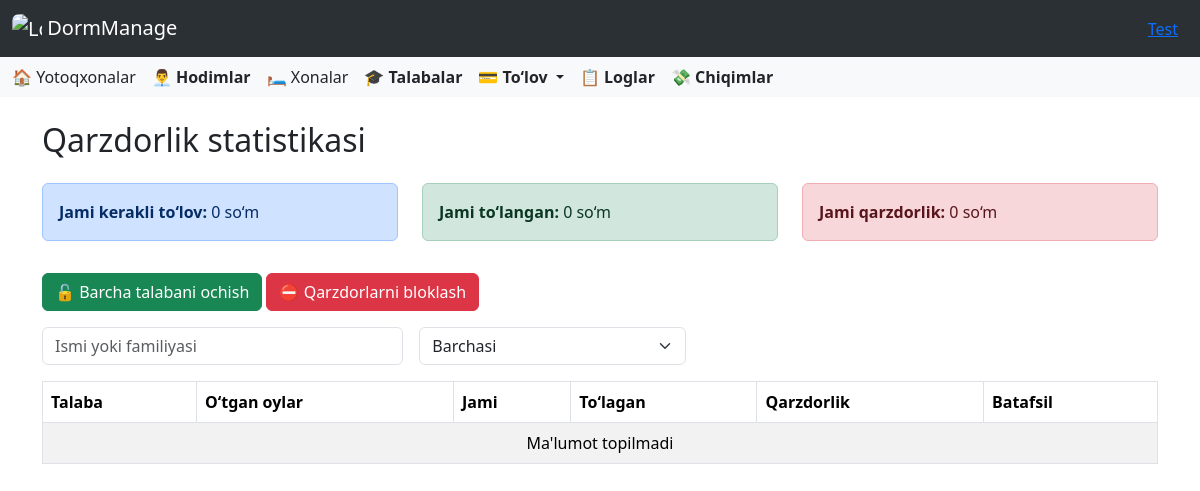
Page /payment/statistics/ (signed in) on the earlier database version.
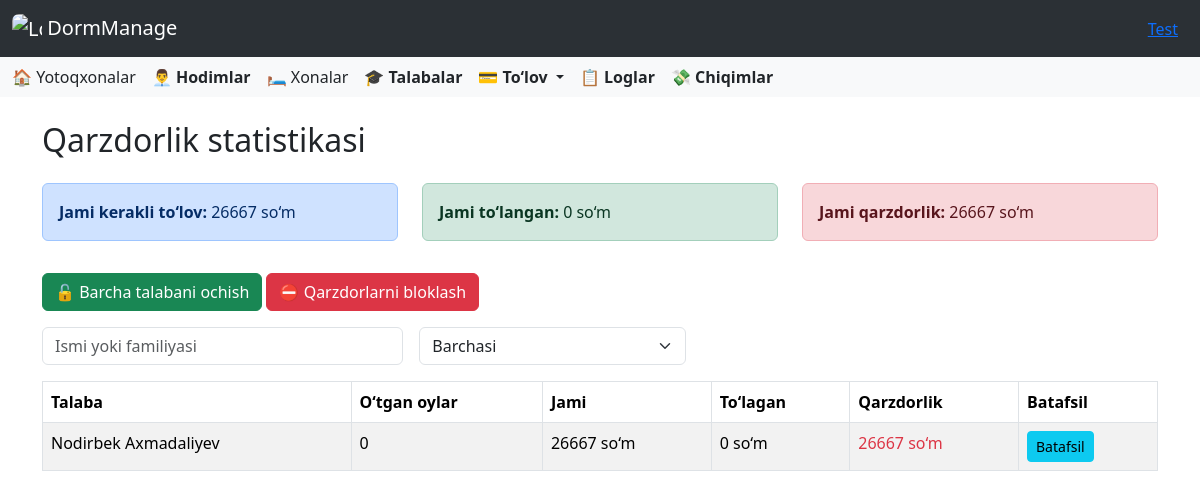
Same page on the later database version.
### accounts/models.py (models this page shows, shortened)
class CustomUser(AbstractUser):
    ROLE_CHOICES = [
        ('director', 'Direktor'),
        ('employee', 'Xodim'),
    ]
    role = models.CharField(
        max_length=10,
        choices=ROLE_CHOICES,
        default='other',
        verbose_name='Lavozim'
    )
    work_start = models.TimeField(
        verbose_name='Ish boshlanish vaqti',
        null=True,
        blank=True
    )
    work_end = models.TimeField(
        verbose_name='Ish tugash vaqti',
        null=True,
        blank=True
    )
    phone_number = models.CharField(
        max_length=20,
        blank=True,
        verbose_name='Telefon raqami'
    )
    hire_date = models.CharField(
        max_length=10,
        null=True,
        blank=True,
        verbose_name='Ishga qabul qilingan sana'
    )
    photo = models.ImageField(
        upload_to=staff_photo_upload_path,
        blank=False,
        null=False,
        verbose_name='Hodim surati'
    )
    salary = models.PositiveIntegerField(
        verbose_name='Maosh',
        null=True,
        blank=True,
        help_text="Hodimning maoshi (so'mda)"
    )
    is_in_dormitory = models.BooleanField(default=False)

### student/models.py (models this page shows, shortened)
class Student(models.Model):
    dormitory = models.ForeignKey(Dormitory, models.CASCADE, related_name='students')
    first_name = models.CharField(max_length=50)
    last_name = models.CharField(max_length=50)
    faculty = models.CharField(max_length=100)
    room = models.ForeignKey(Room, on_delete=models.SET_NULL, null=True, blank=True, related_name='students')
    phone_number = models.CharField(max_length=20)
    is_in_dormitory = models.BooleanField(default=True)
    parent_full_name = models.CharField(max_length=100)
    parent_login = models.CharField(max_length=150, unique=True, editable=False)
    parent_password = models.CharField(max_length=20, editable=True)
    image = models.ImageField(upload_to=student_image_upload_to, null=True, blank=True)
    contract_number = models.CharField(max_length=50, null=True, blank=True)
    contract_date = models.DateField(null=True, blank=True)
    arrival_time = models.DateField(null=True, blank=True)
    checkout_time = models.DateField(null=True, blank=True)
    total_payment = models.PositiveIntegerField(null=True, blank=True, default=0)
    blocked = models.BooleanField(default=False)

### payment/views.py (the view, shortened to what this page needs)
# urls.py: path('statistics/', DebtStatisticsView.as_view(), name='debt_statistics'),
class DebtStatisticsView(ListView):
    model = Student
    template_name = 'payment/statistics.html'
    context_object_name = 'students'
    def get(self, request, *args, **kwargs):
        self.object_list = self.get_queryset()
        context = self.get_context_data()
        if request.headers.get('x-requested-with') == 'XMLHttpRequest':
            html = render_to_string("payment/statistics.html", context, request=request)
            return JsonResponse({'table_html': html})
        return super().get(request, *args, **kwargs)
    def get_queryset(self):
        user = self.request.user
        if hasattr(user, 'director'):
            dormitories = user.director.dormitories.all()
        elif hasattr(user, 'employee'):
            dormitories = [user.employee.dormitory]
        else:
            return Student.objects.none()
        queryset = Student.objects.filter(dormitory__in=dormitories)
        q = self.request.GET.get('q', '').strip()
        debt_filter = self.request.GET.get('debt_filter', '')
        if q:
            queryset = queryset.filter(Q(first_name__icontains=q) | Q(last_name__icontains=q))
        results = []
        today = date.today()
        for student in queryset:
            if not student.arrival_time:
                continue
            checkout = student.checkout_time or today
            monthly = student.dormitory.monthly_payment or 0
            min_required_months = student.dormitory.default_monthly_payment or 0
            paid_total = student.total_payment or 0
            delta = relativedelta(checkout, student.arrival_time)
            months_passed = delta.years * 12 + delta.months
            extra_days = (checkout - (student.arrival_time + relativedelta(months=months_passed))).days
            daily_payment = monthly / 30
            if months_passed < min_required_months:
                required_total = months_passed * monthly + extra_days * daily_payment
            else:
                required_total = min_required_months * monthly
                remaining_months = months_passed - min_required_months
                required_total += remaining_months * monthly + extra_days * daily_payment
            debt = max(required_total - paid_total, 0)
            if (
                debt_filter == 'debtors' and debt > 0
                or debt_filter == 'no_debt' and debt == 0
                or debt_filter == ''
            ):
                student.months_passed = months_passed
                student.extra_days = extra_days
                student.required_total = round(required_total, 2)
                student.paid_total = paid_total
                student.debt = round(debt, 2)
                results.append(student)
        return results
    def get_context_data(self, **kwargs):
        context = super().get_context_data(**kwargs)
        context['q'] = self.request.GET.get('q', '')
        context['debt_filter'] = self.request.GET.get('debt_filter', '')
        students = context['students']
        context['total_required'] = sum(s.required_total for s in students)
        context['total_paid'] = sum(s.paid_total for s in students)
        context['total_debt'] = sum(s.debt for s in students)
        return context

### templates/payment/statistics.html (shortened to what this page needs)
{% extends "base.html" %}
{% block content %}
<div class="container mt-4">
    <h2 class="mb-4">Qarzdorlik statistikasi</h2>
    <div class="row mb-3" id="statistics-section">
        <div class="col-md-4">
            <div class="alert alert-primary">
                <strong>Jami kerakli to‘lov:</strong> <span id="total-required">{{ total_required|floatformat:0 }}</span> so‘m
            </div>
        </div>
        <div class="col-md-4">
            <div class="alert alert-success">
                <strong>Jami to‘langan:</strong> <span id="total-paid">{{ total_paid|floatformat:0 }}</span> so‘m
            </div>
        </div>
        <div class="col-md-4">
            <div class="alert alert-danger">
                <strong>Jami qarzdorlik:</strong> <span id="total-debt">{{ total_debt|floatformat:0 }}</span> so‘m
            </div>
        </div>
    </div>
    <div class="mb-3">
    <form method="post" style="display:inline;">
        <button type="submit" class="btn btn-success">🔓 Barcha talabani ochish</button>
    </form>
    <form method="post" style="display:inline;">
        <button type="submit" class="btn btn-danger">⛔ Qarzdorlarni bloklash</button>
    </form>
</div>
    <form method="get" class="row g-3 mb-3" id="search-form">
        <div class="col-md-4">
            <input type="text" name="q" value="{{ q }}" placeholder="Ismi yoki familiyasi" class="form-control search-input" />
        </div>
        <div class="col-md-3">
            <select name="debt_filter" class="form-select search-input">
                <option value="">Barchasi</option>
            </select>
        </div>
    </form>
    <div class="table-responsive" id="student-table-section">
        <table class="table table-bordered table-striped">
            <thead>
                <tr>
                    <th>Talaba</th>
                    <th>O‘tgan oylar</th>
                    <th>Jami</th>
                    <th>To‘lagan</th>
                    <th>Qarzdorlik</th>
                    <th>Batafsil</th>
                </tr>
            </thead>
            <tbody>
                {% for student in students %}
                <tr>
                    <td>{{ student.first_name }} {{ student.last_name }}</td>
                    <td>{{ student.months_passed }}</td>
                    <td>{{ student.required_total|floatformat:0 }} so‘m</td>
                    <td>{{ student.paid_total|floatformat:0 }} so‘m</td>
                    <td>
                        {% if student.debt > 0 %}
                            <span class="text-danger">{{ student.debt|floatformat:0 }} so‘m</span>
                        {% else %}
                            <span class="text-success">0</span>
                        {% endif %}
                    </td>
                    <td><a href="{% url 'student_detail' student.id %}" class="btn btn-sm btn-info">Batafsil</a></td>
                </tr>
                {% empty %}
                <tr>
                    <td colspan="6" class="text-center">Ma'lumot topilmadi</td>
                </tr>
                {% endfor %}
            </tbody>
        </table>
    </div>
</div>
{% endblock %}

### templates/base.html (shortened to what this page needs)
<!DOCTYPE html>
<html lang="en">
<head>
    <link href="https://cdn.jsdelivr.net/npm/bootstrap@5.3.5/dist/css/bootstrap.min.css" rel="stylesheet">
    <link rel="stylesheet" href="https://cdnjs.cloudflare.com/ajax/libs/font-awesome/6.0.0/css/all.min.css">
    <link rel="stylesheet" href="https://cdn.jsdelivr.net/npm/bootstrap-icons@1.10.5/font/bootstrap-icons.css">
    <link href="https://cdn.jsdelivr.net/npm/select2@4.1.0-rc.0/dist/css/select2.min.css" rel="stylesheet" />
</head>
<body>
<nav class="navbar bg-body-tertiary" data-bs-theme="dark">
  <div class="container-fluid">
    <a class="navbar-brand" href="{% url 'dashboard' %}">
      <img src="/media/images/icon.png" alt="Logo" style="width:30px; height:30px; border-radius:7px" class="d-inline-block align-text-top">
      DormManage
    </a>
    <div class="ms-auto" style="margin: 0 10px;">
      <a href="#" class="text-primary text-decoration-underline" data-bs-toggle="modal" data-bs-target="#userInfoModal">
        {% if user.first_name %}
          {{ user.first_name }}
        {% else %} {{ user.username }}
        {% endif %}
      </a>
    </div>
  </div>
</nav>
<nav class="navbar bg-body-tertiary">
  <div class="container-fluid">
    <div class="d-none d-lg-flex gap-3 align-items-center">
  {% if user.role == 'director' %}
  <a class="nav-link" href="{% url 'dormitories' %}">🏠 Yotoqxonalar</a>
  <a class="nav-link" href="{% url 'employees' %}"><strong>👨‍💼 Hodimlar</strong></a>
  {% endif %}
  <a class="nav-link" href="{% url 'rooms' %}">🛏️ Xonalar</a>
  <a class="nav-link" href="{% url 'students' %}"><strong>🎓 Talabalar</strong></a>
  <div class="nav-item dropdown">
    <a class="nav-link dropdown-toggle" href="#" role="button" data-bs-toggle="dropdown" aria-expanded="false">
      <strong>💳 To‘lov</strong>
    </a>
  </div>
  <a class="nav-link" href="{% url 'logs' %}"><strong>📋 Loglar</strong></a>
  <a class="nav-link" href="{% url 'expense_list' %}"><strong>💸 Chiqimlar</strong></a>
</div>
  </div>
</nav>
{% block content %}
{% endblock %}
</body>
</html>

Differences in the rows shown:
added Student: first_name "Nodirbek", last_name "Axmadaliyev", months_passed "0", required_total "26667", paid_total "0", debt "26667"
Other differences:
{{ total_required|floatformat:0 }}: "0" → "26667"
{{ total_debt|floatformat:0 }}: "0" → "26667"
text no longer shown: "Ma'lumot topilmadi"
